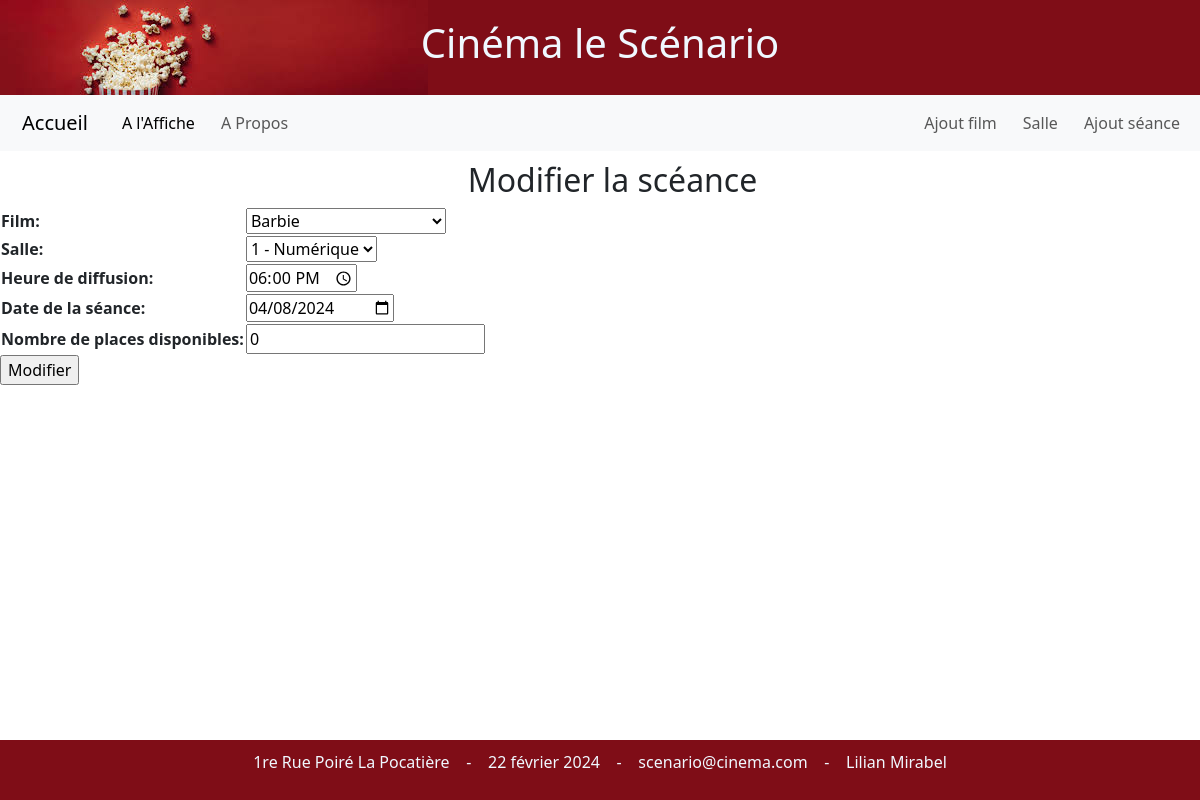
/administrateur/ModifierSceance/42/, run on an earlier commit of the app's database.
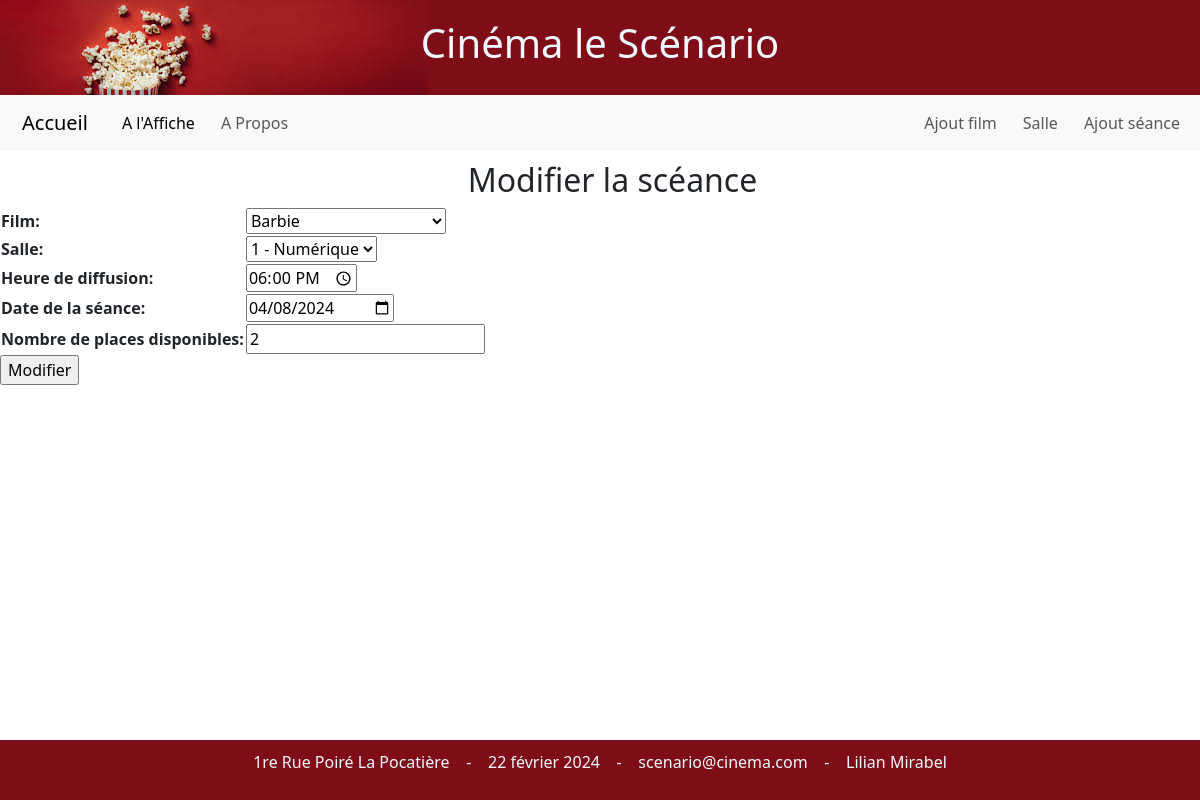
And on a later commit of the database.
### films/models.py (models this page shows)
class Seance(models.Model):
    id = models.AutoField(primary_key=True)
    film = models.ForeignKey(films, on_delete=models.CASCADE)
    salle = models.ForeignKey(salles, on_delete=models.CASCADE)
    heure_diffusion = models.TimeField()
    date = models.DateField()
    places_vendues = models.IntegerField(default=0)
    class Meta:
        unique_together = (('salle', 'date', 'heure_diffusion'),)

### administrateur/views.py (the view, shortened to what this page needs)
# urls.py: path('ModifierSceance/<str:pk>/', ModifierSceance.as_view(), name="ModifierSceance"),
class ModifierSceance(UpdateView):
    model = Seance
    template_name = 'modifSceance.html'
    form_class = ModifierSceanceForm
    context_object_name = 'uneSceance'
    def get_context_data(self, **kwargs):
        context = super().get_context_data(**kwargs)
        context["txtBouton"] = 'Modifier'
        return context

### films/forms.py
class ModifierSceanceForm(forms.ModelForm):
    class Meta:
        model = Seance
        fields = "__all__"
        labels = {
            'film': 'Film',
            'salle': 'Salle',
            'heure_diffusion': 'Heure de diffusion',
            'date': 'Date de la séance',
            'places_vendues': 'Nombre de places disponibles'
        }
        widgets = {
            'heure_diffusion': forms.TimeInput(attrs={'type': 'time'}),
            'date': forms.DateInput(attrs={'type': 'date'}),
            'places_vendues': forms.NumberInput(attrs={'type': 'number'}),
        }

### films/models.py (called while the page is built)
    def __str__(self):
        return  str(self.id) + " - " + str(self.technologie)

    def __str__(self):
        return self.titre

### administrateur/templates/modifSceance.html (shortened to what this page needs)
{% extends 'maitreAdmin.html' %}
{% block titre_page %}Modifier la scéance{% endblock %}
{% block contenu %}
<form method="post">
    <table>
        {{ form.as_table }}
    </table>
    <input type="submit" value={{ txtBouton }}>
</form>
{% endblock %}

What changed in the data, as far as the page shows it:
changed Seance "Barbie": places_vendues "0" → "2"
